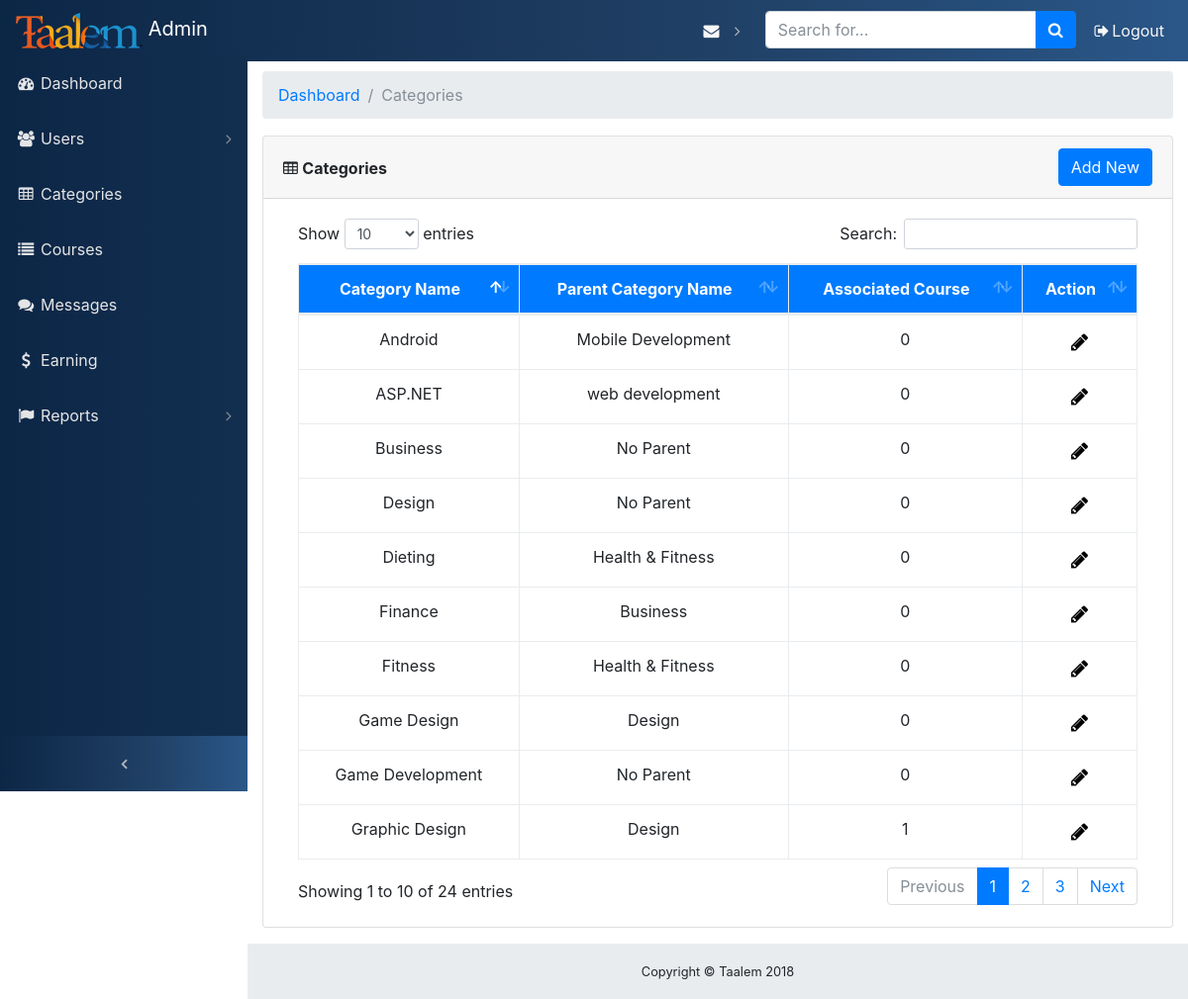
Page /admin/categories.php (signed in) on the committed database.
### tables this page shows
CREATE TABLE IF NOT EXISTS `category` (
  `catid` int(3) NOT NULL AUTO_INCREMENT,
  `catname` varchar(20) NOT NULL,
  `catparentid` int(3) NOT NULL,
  PRIMARY KEY (`catid`)
);

### inc/dataclass.php (called while the page is built, shortened)
<?php
class Dataclass
{
    private $conn;
    public function __construct()
    {
        $this->conn = mysqli_connect("localhost","root","","academydb") or die("Connection Fails");
    }
    public function getTable($query)
    {
    	$table = mysqli_query($this->conn,$query);
    	return $table;
    }
    public function getRow($query)
    {
    	$table = mysqli_query($this->conn,$query);
    	$row = mysqli_fetch_assoc($table);
    	return $row;
    }
}
 ?>

### admin/categories.php (the view, shortened to what this page needs)
<?php
	include "header.php";
	$dc= new Dataclass();
	$cattab = $dc->getTable("SELECT c.catid, c.catname, c.catparentid, p.catname parent_title FROM category c LEFT JOIN category p ON c.catparentid = p.catid");
?>
<div class="content-wrapper">
	<div class="container-fluid">
		<ol class="breadcrumb">
	        <li class="breadcrumb-item">
	          <a href="index.php">Dashboard</a>
	        </li>
	        <li class="breadcrumb-item active ">Categories</li>
	    </ol>
	    <div class="row text-center">
				<div class="col-md-6 offset-md-3" id="stmsgbox">
				</div>
			</div>
      	<div class="row">
        	<div class="col-12">
          		<div class="card mb-3">
			        <div class="card-header">
			        	<div class="row">
			        		<div class="col-md-6 pt-2">
			        			<i class="fa fa-table"></i> <b>Categories</b>
			        		</div>
			        		<div class="col-md-6 text-right">
			        			<button type="button" class="btn btn-primary" data-toggle="modal" data-target="#addcat">Add New</button>
			        		</div>
			        	</div>
			          </div>
			        <div class="card-body">
			          <div class="table-responsive">
			            <table class="table table-bordered" id="dataTable" width="100%" cellspacing="0">
			              <thead>
			                <tr class="text-center tblheading">
			                  <th>Category Name</th>
			                  <th>Parent Category Name</th>
			                  <th>Associated Course</th>
			                  <th>Action</th>
			                </tr>
			              </thead>
			              <tbody class="text-center">
			              	<?php
			              		while ($rw=mysqli_fetch_assoc($cattab)) {
			              	 ?>
			                <tr>
			                	<td><?= $rw['catname'] ?></td>
			                	<?php if ($rw['parent_title'] == '') {
			                		echo '<td> No Parent</td>';
			                	}else{
			                		echo '<td>'.$rw['parent_title'].'</td>';
			                	} ?>
			                	<td>
			                		<?php
			                			$ac = $dc->getRow("select count(courseid) as totalc from course where catid='$rw[catid]'");
			                			echo $ac['totalc'];
			                		 ?>
			                	</td>
			                	<td class="text-center" style="font-size: 20px"><a href="categories.php?id=<?= $rw['catid'] ?>&action=update" class="mx-1 a-black" title="Update"><i class="fa fa-pencil"></i></a> </td>
			                </tr>
			                <?php } ?>
			              </tbody>
			            </table>
			          </div>
			        </div>
			    </div>
        	</div>
      	</div>
	</div>
</div>
<?php
	include "footer.php";
?>
</body>
</html>

### admin/css/sb-admin.css (style rules this page uses)
html { position: relative; min-height: 100%; }
body { overflow-x: hidden; }
body.sticky-footer { margin-bottom: 56px; }
body.sticky-footer .content-wrapper { min-height: calc(100vh - 56px - 56px); }
body.fixed-nav { padding-top: 56px; }
.content-wrapper { min-height: calc(100vh - 56px); padding-top: 1rem; }
.tblheading { background:#007bff;color:#fff; }
.content-wrapper { overflow-x: hidden; background: white; }
@media (min-width: 992px) { .content-wrapper { margin-left: 250px; } }
@media (min-width: 992px) { .a-black { text-decoration: none; color:black; } }

### rows in the picture
category: catname "Android", category.catname "Mobile Development", totalc "0"
category: catname "Design", shows "No Parent", totalc "0"
category: catname "Graphic Design", category.catname "Design", totalc "1"
category: catname "Game Development", shows "No Parent", totalc "0"
category: catname "Business", shows "No Parent", totalc "0"
category: catname "Finance", category.catname "Business", totalc "0"
category: catname "Game Design", category.catname "Design", totalc "0"
category: catname "ASP.NET", category.catname "web development", totalc "0"
category: catname "Fitness", category.catname "Health & Fitness", totalc "0"
category: catname "Dieting", category.catname "Health & Fitness", totalc "0"
